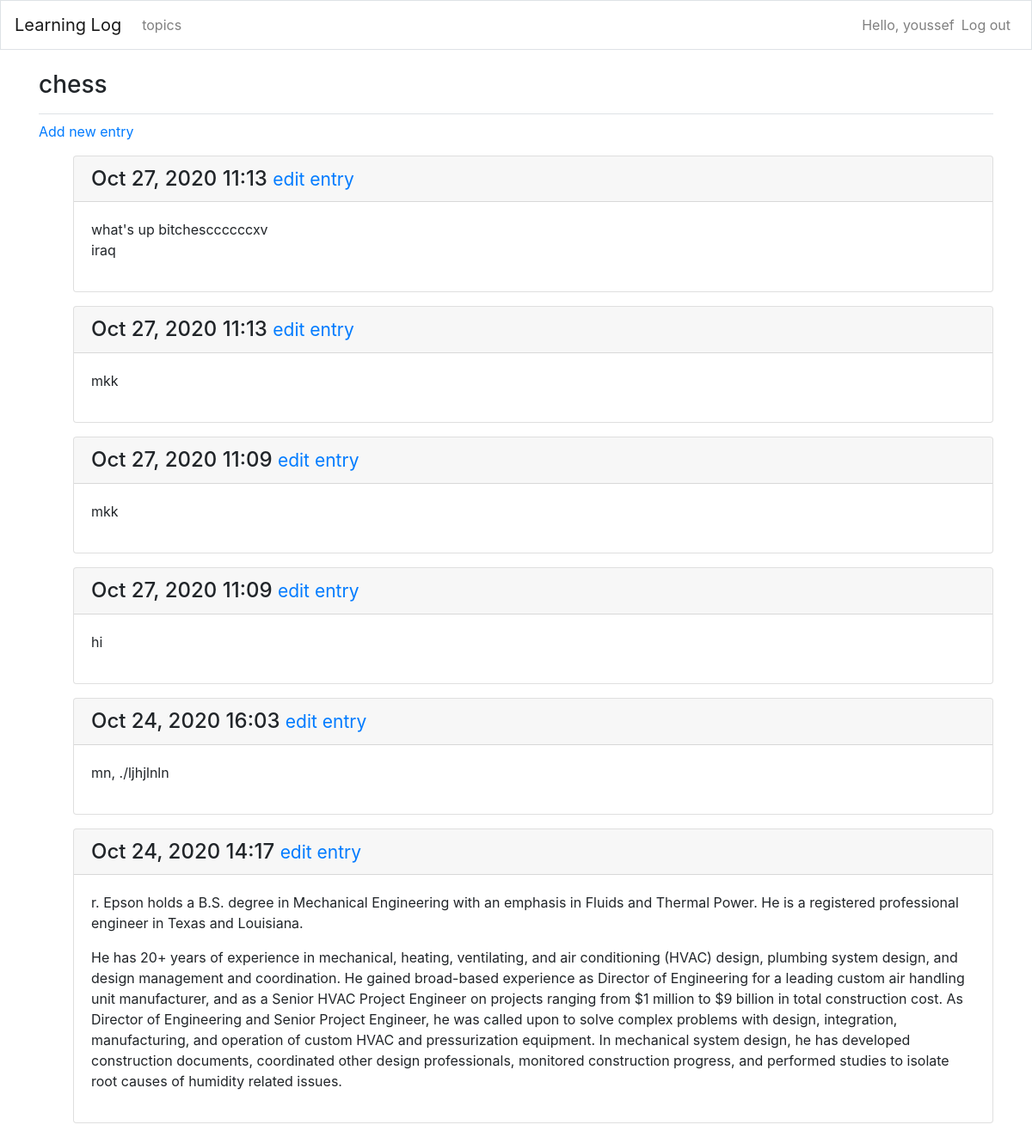
The page /topics/1/ (signed in) on the database its author committed.
### learning_logs/models.py (models this page shows, shortened)
class Topic(models.Model):
    text = models.CharField(max_length=200)
    date_added = models.DateTimeField(auto_now_add=True)
    owner = models.ForeignKey(User, on_delete=models.CASCADE)
    def __str__(self):
        return self.text

class Entry(models.Model):
    topic = models.ForeignKey(Topic, on_delete=models.CASCADE)
    text = models.TextField()
    date_added = models.DateTimeField(auto_now_add=True)
    class Meta:
        verbose_name_plural = 'entries'

### learning_logs/views.py (the view)
# urls.py: path('topics/<int:topic_id>/',views.topic,name='topic'),
@login_required
def topic(request, topic_id):
    topic = Topic.objects.get(id=topic_id)
    if topic.owner != request.user:
    	raise Http404
    entries = topic.entry_set.order_by('-date_added')
    context = {'topic': topic, 'entries': entries}
    return render(request, 'learning_logs/topic.html', context)

### learning_logs/templates/learning_logs/topic.html
{% extends 'learning_logs/base.html' %}
{% block page_header %}
  <h3>{{ topic }}</h3>
{% endblock page_header %}
{% block content %}
  <p>
    <a href="{% url 'learning_logs:new_entry' topic.id %}">Add new entry</a>
  </p>
  <ul>
  {% for entry in entries %}
    <div class="card mb-3">
      <h4 class="card-header">
        {{ entry.date_added|date:'M d, Y H:i' }}
        <small><a href="{% url 'learning_logs:edit_entry' entry.id %}">
            edit entry</a></small>
      </h4>
      <div class="card-body">
        {{ entry.text|linebreaks }}
      </div>
    </div>
  {% empty %}
    <p>There are no entries for this topic yet.</p>
  {% endfor %}
{% endblock content %}

### learning_logs/templates/learning_logs/base.html (shortened to what this page needs)
{% load bootstrap4 %}
<!DOCTYPE HTML>
<html lang="en">
<head>
	{% bootstrap_css %}
</head>
<body>
<nav class="navbar navbar-expand-md navbar-light vg-light mb-4 border">
	<a class="navbar-brand" href="{% url 'learning_log:index'%}">Learning Log</a>
<div class="collapse navbar-collapse" id="navbarCollapse">
	<ul class="navbar-nav mr-auto">
		<li class="nav-item">
			<a class="nav-link" href="{% url 'learning_log:topics' %}">topics</a>
		</li>
	</ul>
	<ul class="navbar-nav ml-auto">
		{% if user.is_authenticated %}
			<li class="nav-item">
				<span class="navbar-text">Hello, {{user.username}}</span>
			</li>
			<li class="nav-item">
				<a class="nav-link" href="{% url 'users:logout' %}">Log out</a>
			</li>
		{% endif %}
	</ul>
</div>
</nav>
<main role="main" class="container">
	<div class="pb-2 mb-2 border-bottom">
		{%block page_header%}{%endblock page_header%}
	</div>
	<div>
		{% block content %}{% endblock content %}
	</div>
</main>
</body>
</html>

### rows shown on the page
Topic: text "chess"
Entry: date_added "Oct 27, 2020 11:13", text "what's up bitchesccccccxv iraq"
Entry: date_added "Oct 27, 2020 11:13", text "mkk"
Entry: date_added "Oct 27, 2020 11:09", text "mkk"
Entry: date_added "Oct 27, 2020 11:09", text "hi"
Entry: date_added "Oct 24, 2020 16:03", text "mn, ./ljhjlnln"
Entry: date_added "Oct 24, 2020 14:17", text "r. Epson holds a B.S. degree in Mechanical Engineering with an emphasis in Fluids and Thermal Power. He is a registered professional engineer in Texas and Louisiana. He has 20+ years of experience in mechanical, heating, ventilating, and air conditioning (HVAC) design, plumbing system design, and design management and coordination. He gained broad-based experience as Director of Engineering for a leading custom air handling unit manufacturer, and as a Senior HVAC Project Engineer on projects ranging from $1 million to $9 billion in total construction cost. As Director of Engineering and Senior Project Engineer, he was called upon to solve complex problems with design, integration,…"

### other values the page prints
{{ user.username }} "youssef"
